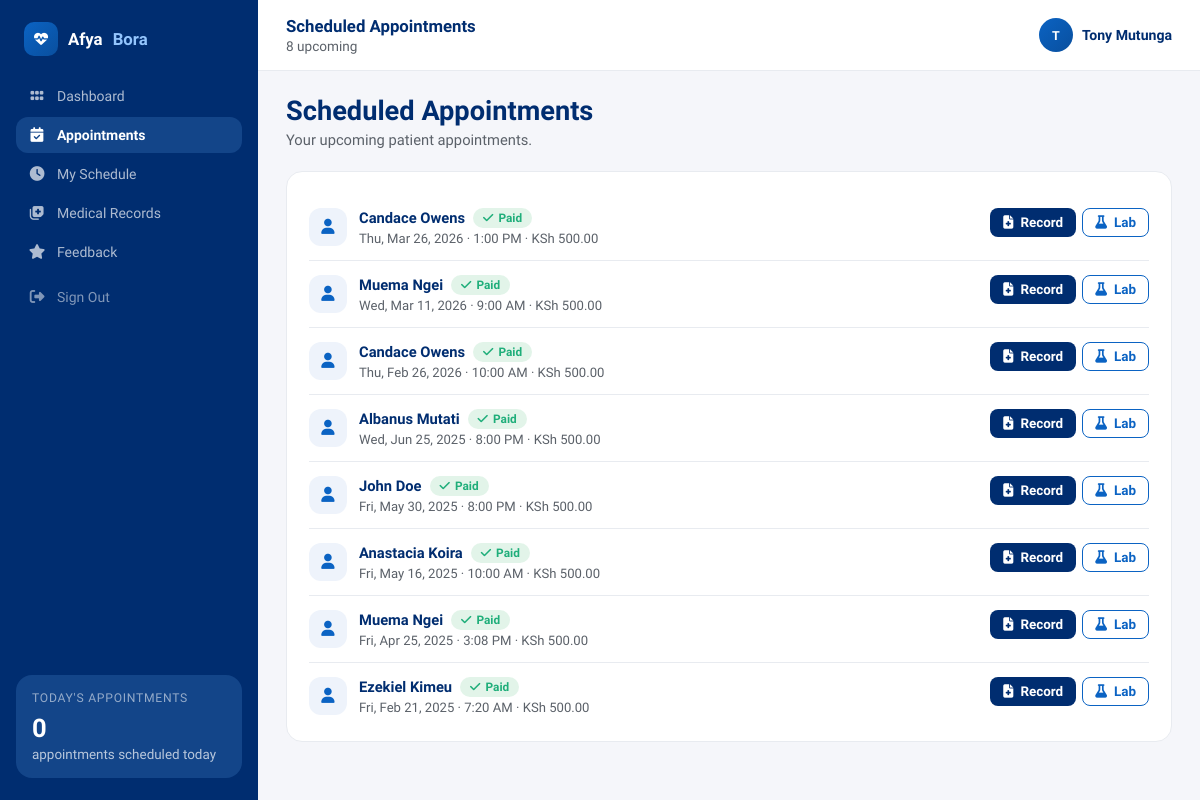
The page /doctors/appointments.php (signed in) on the database as committed earlier.
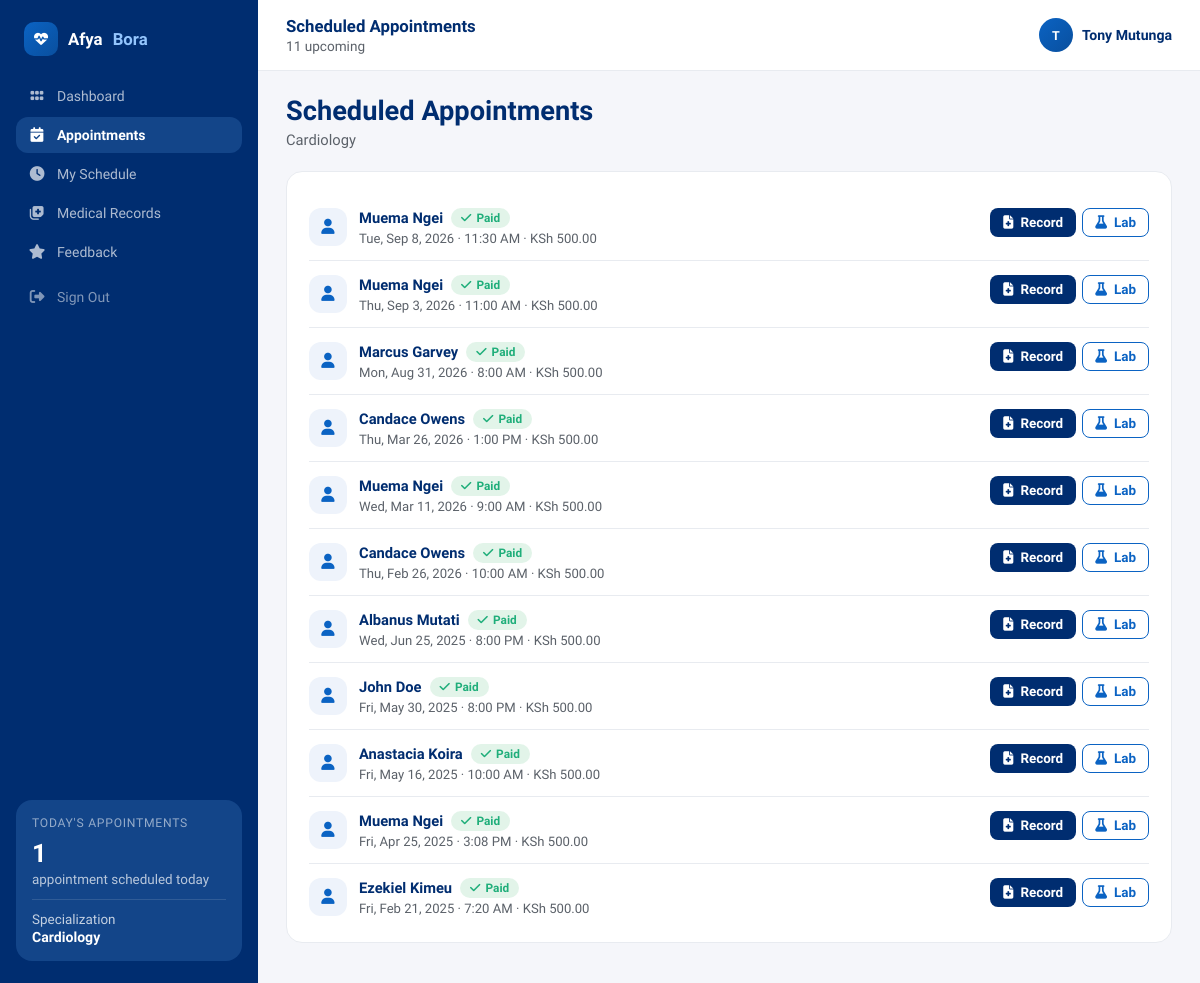
The same page on the database as committed later.
### tables this page shows
CREATE TABLE `appointments` (
  `appointment_id` int(11) NOT NULL,
  `patient_id` int(11) NOT NULL,
  `doctor_id` int(11) NOT NULL,
  `appointment_date` date NOT NULL,
  `appointment_time` time NOT NULL,
  `status` enum('scheduled','completed','canceled','no_show','rescheduled') NOT NULL DEFAULT 'scheduled',
  `payment_status` enum('pending','paid') DEFAULT 'pending',
  `payment_amount` decimal(10,2) DEFAULT 500.00,
  `payment_date` timestamp NULL DEFAULT NULL,
  `payment_method` varchar(50) DEFAULT NULL,
  `payment_reference` varchar(100) DEFAULT NULL,
  `created_at` timestamp NULL DEFAULT current_timestamp(),
  `updated_at` timestamp NULL DEFAULT NULL,
  `updated_by` int(11) DEFAULT NULL,
  `reason` enum('Routine Check-up','Follow-up','New Symptoms','Chronic Condition','Other') NOT NULL,
  `additional_notes` text DEFAULT NULL,
  `appointment_duration` int(11) NOT NULL DEFAULT 30 COMMENT 'minutes'
);

CREATE TABLE `users` (
  `user_id` int(11) NOT NULL,
  `full_name` varchar(100) NOT NULL,
  `email` varchar(100) NOT NULL,
  `password_hash` varchar(255) NOT NULL,
  `phone_number` varchar(15) DEFAULT NULL,
  `role` enum('admin','doctor','patient','receptionist') NOT NULL,
  `specialization` varchar(100) DEFAULT NULL,
  `created_at` timestamp NULL DEFAULT current_timestamp()
);

### doctors/appointments.php (the view, shortened to what the changed rows need)
<?php
require_once "../config/db.php";
$doctor_id = $_SESSION["user_id"];
$spec_stmt = $conn->prepare("SELECT specialization FROM users WHERE user_id = ?");
$spec_stmt->bind_param("i", $doctor_id);
$spec_stmt->execute();
$doctor_specialization = $spec_stmt->get_result()->fetch_assoc()["specialization"] ?? null;
$query = "SELECT a.appointment_id, a.appointment_date, a.appointment_time, a.payment_status,
                 a.payment_amount, a.payment_date, u.full_name AS patient_name
          FROM appointments a
          JOIN patients p ON a.patient_id = p.patient_id
          JOIN users u ON p.user_id = u.user_id
          WHERE a.doctor_id = ? AND a.status = 'scheduled'
          ORDER BY a.appointment_date DESC, a.appointment_time DESC";
$stmt = $conn->prepare($query);
$stmt->bind_param("i", $doctor_id);
$stmt->execute();
$result = $stmt->get_result();
$total = $result->num_rows;
?>
<!DOCTYPE html>
<html lang="en">
<head>
    <link rel="stylesheet" href="https://cdnjs.cloudflare.com/ajax/libs/font-awesome/6.5.0/css/all.min.css">
</head>
<body>
<?php include "sidebar.php"; ?>
<div class="ab-main-wrap">
    <header class="ab-topbar">
        <div class="ab-topbar-left">
            <div class="ab-greeting">Scheduled Appointments</div>
            <div class="ab-subgreeting"><?= $total ?> upcoming</div>
        </div>
    </header>
    <main class="ab-content">
        <div class="ab-page-title">Scheduled Appointments</div>
        <div class="ab-page-sub"><?= $doctor_specialization ? htmlspecialchars($doctor_specialization) : 'Your upcoming patient appointments.' ?></div>
        <div class="ab-card">
            <?php if ($total > 0): ?>
                <?php while ($row = $result->fetch_assoc()): ?>
                    <div class="ab-list-row">
                        <div class="ab-icon-chip"><i class="fas fa-user"></i></div>
                        <div class="alr-body">
                            <div class="alr-title-line">
                                <span class="alr-title"><?= htmlspecialchars($row['patient_name']) ?></span>
                                <?php if ($row['payment_status'] == 'paid'): ?>
                                    <span class="ab-pill ab-pill-green"><i class="fas fa-check"></i> Paid</span>
                                <?php else: ?>
                                    <span class="ab-pill ab-pill-amber"><i class="fas fa-triangle-exclamation"></i> Payment Pending</span>
                                <?php endif; ?>
                            </div>
                            <div class="alr-meta">
                                <?= date('D, M j, Y', strtotime($row['appointment_date'])) ?> · <?= date('g:i A', strtotime($row['appointment_time'])) ?>
                                · KSh <?= number_format($row['payment_amount'], 2) ?>
                            </div>
                        </div>
                        <div class="alr-trailing">
                            <?php if ($row['payment_status'] == 'paid'): ?>
                                <a href="add_medical_record.php?appointment_id=<?= (int)$row['appointment_id'] ?>" class="ab-btn ab-btn-primary ab-btn-sm"><i class="fas fa-file-medical"></i> Record</a>
                                <a href="add_lab_result.php?appointment_id=<?= (int)$row['appointment_id'] ?>" class="ab-btn ab-btn-secondary ab-btn-sm"><i class="fas fa-flask"></i> Lab</a>
                            <?php else: ?>
                                <span class="ab-btn ab-btn-sm" style="background:var(--canvas);color:var(--muted);cursor:not-allowed" title="Payment required"><i class="fas fa-lock"></i> Locked</span>
                            <?php endif; ?>
                        </div>
                    </div>
                <?php endwhile; ?>
            <?php else: ?>
                <p style="color:var(--muted);font-size:.85rem;margin:6px 0 0">No scheduled appointments found.</p>
            <?php endif; ?>
        </div>
    </main>
</div>
</body>
</html>

### doctors/sidebar.php (shortened to what the changed rows need)
<?php
$__sidebar_doctor_id = $_SESSION["user_id"] ?? null;
$__today_count = 0;
$__specialization = null;
if ($__sidebar_doctor_id) {
    $__stmt = $conn->prepare("SELECT COUNT(*) AS c FROM appointments WHERE doctor_id = ? AND appointment_date = CURDATE() AND status = 'scheduled'");
    $__stmt->bind_param("i", $__sidebar_doctor_id);
    $__stmt->execute();
    $__today_count = (int)($__stmt->get_result()->fetch_assoc()["c"] ?? 0);
    $__spec_stmt = $conn->prepare("SELECT specialization FROM users WHERE user_id = ?");
    $__spec_stmt->bind_param("i", $__sidebar_doctor_id);
    $__spec_stmt->execute();
    $__specialization = $__spec_stmt->get_result()->fetch_assoc()["specialization"] ?? null;
}
?>
<aside class="ab-sidebar">
  <?php if ($__sidebar_doctor_id): ?>
  <div class="ab-sidebar-widget">
    <div class="aw-title">Today's Appointments</div>
    <div class="aw-pct"><?= $__today_count ?></div>
    <div class="aw-note"><?= $__today_count === 1 ? 'appointment scheduled today' : 'appointments scheduled today' ?></div>
    <?php if ($__specialization): ?>
    <div class="aw-spec">
      Specialization
      <strong><?= htmlspecialchars($__specialization) ?></strong>
    </div>
    <?php endif; ?>
  </div>
  <?php endif; ?>
</aside>

Rows that differ between the two databases and show on the page:
now on this page (row edited): users: specialization "Cardiology"
changed users: specialization empty → "Cardiology" (drawn)
added appointments: users.full_name "Muema Ngei", payment_status "paid" (drawn), appointment_date "Tue, Sep 8, 2026", appointment_time "11:30 AM", payment_amount "500.00"
added appointments: users.full_name "Muema Ngei", payment_status "paid" (drawn), appointment_date "Thu, Sep 3, 2026", appointment_time "11:00 AM", payment_amount "500.00"
added appointments: users.full_name "Marcus Garvey", payment_status "paid" (drawn), appointment_date "Mon, Aug 31, 2026", appointment_time "8:00 AM", payment_amount "500.00"
Other text that changed with them:
$__today_count: "0" → "1"
$total: "8" → "11"
text no longer shown: "appointments scheduled today Your upcoming patient appointments."
text now shown: "appointment scheduled today Specialization"
